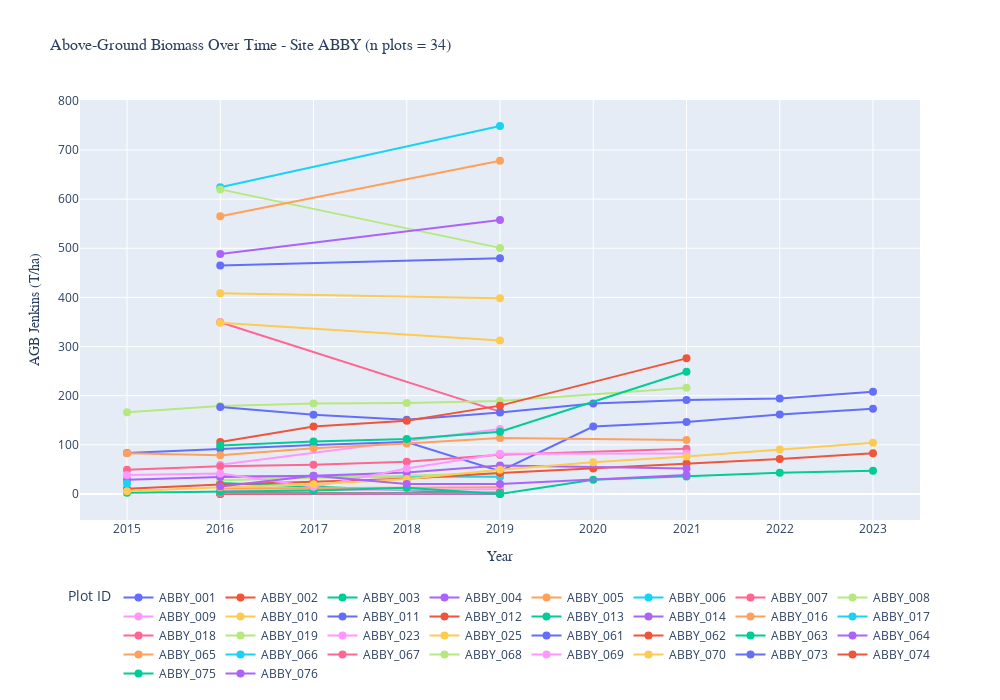
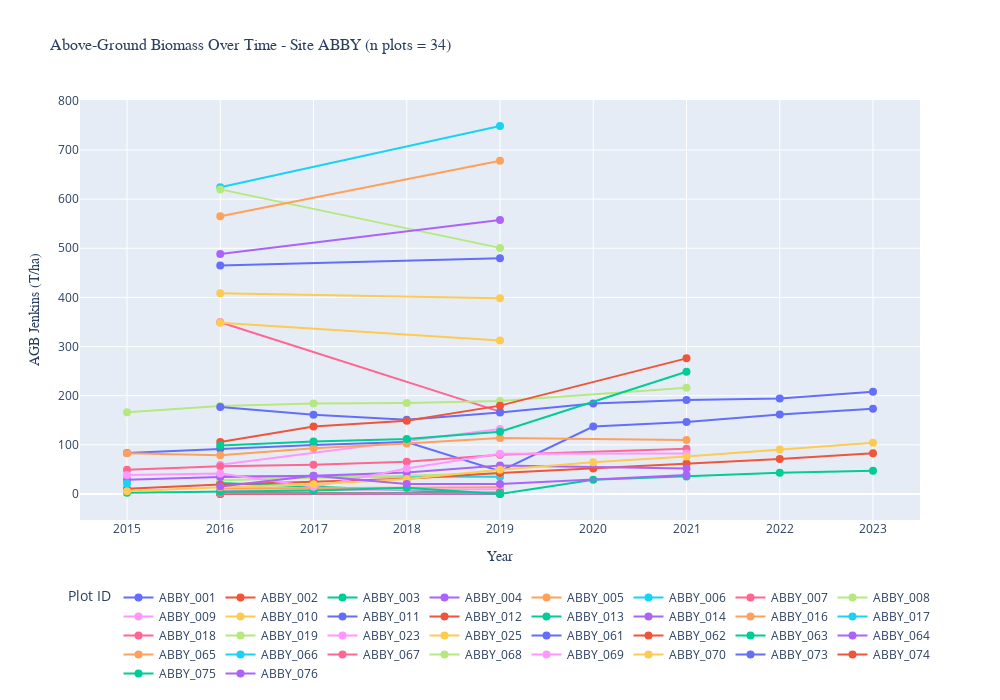

Notebook cell for these charts, in order:
### Markdown cell above
## Interactive version with Plotly (hover to see plotID)

### Code cell
import plotly.express as px

def plot_site_biomass(site_id, site_file):
    """
    Create an interactive plot of above-ground biomass over time for a NEON site.
    
    Parameters
    ----------
    site_id : str
        Four-character NEON site code (e.g., 'ABBY', 'DELA')
    site_file : str
        Path to the pickle file containing site data
    """
    # Load the site data
    with open(site_file, 'rb') as f:
        site_dict = pickle.load(f)
    
    # Get plot biomass data
    o_plots = site_dict['plot_biomass'].copy()
    
    # Rename column for easier access in hover_data
    o_plots['growth_rate'] = o_plots['annual_growth_t-1_to_t']
    
    # Calculate number of unique plots
    n_plots = o_plots['plotID'].nunique()
    
    # Create interactive plot with Plotly
    fig = px.line(o_plots, 
                  x='year', 
                  y='total_AGBJenkins',
                  color='plotID',
                  markers=True,
                  labels={'total_AGBJenkins': 'AGB Jenkins (T/ha)',
                          'year': 'Year',
                          'plotID': 'Plot ID',
                          'growth_rate': 'Growth Rate (T/ha)'},
                  title=f'Above-Ground Biomass Over Time - Site {site_id} (n plots = {n_plots})',
                  hover_data={
                      'plotID': True, 
                      'year': True, 
                      'total_AGBJenkins': ':.2f',
                      'n_trees': True,
                      'n_unaccounted_trees': True,
                      'growth_rate': ':.2f',
                      'n_small_woody_measured': True,
                      'n_small_woody_total': True
                  })
    
    # Customize layout
    fig.update_traces(marker=dict(size=8), line=dict(width=2))
    fig.update_layout(
        height=700,
        width=1000,
        hovermode='closest',
        legend=dict(
            orientation="h",
            yanchor="top",
            y=-0.15,
            xanchor="center",
            x=0.5,
            title="Plot ID"
        ),
        xaxis=dict(title_font=dict(size=14, family='Arial, bold')),
        yaxis=dict(title_font=dict(size=14, family='Arial, bold')),
        title_font=dict(size=16, family='Arial, bold'),
        margin=dict(b=150)  # Add bottom margin for legend
    )
    
    fig.show()
    
    print(f"\nInteractive plot created for site {site_id}!")
    print(f"  Number of plots: {n_plots}")
    print(f"  Year range: {o_plots['year'].min()} - {o_plots['year'].max()}")
    print(f"\nHover over points to see details.")
    print(f"You can also: zoom, pan, select regions, and toggle plot visibility by clicking legend items.")
    
    return fig


# Example usage:
site_id = 'ABBY'
site_file = f'/Users/yew/data/NEON/vst/results2/{site_id}.pkl'
plot_site_biomass(site_id, site_file)
